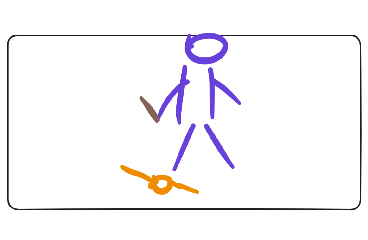

A level layout from a 2D game, rendered from its tile map. Below: a short description, then the map file with its tile-grid data intact:
An orthogonal 23x15 tile map with 16x16 px tiles, 3 tile layers (Back, Buildings, Front), 1 hidden layer not drawn.

<map version="1.10" tiledversion="1.11.2" orientation="orthogonal" renderorder="right-down" compressionlevel="0" width="23" height="15" tilewidth="16" tileheight="16" infinite="0" nextlayerid="9" nextobjectid="4">
 <tileset firstgid="1" name="z_Ollivander25_Hogwarts" tilewidth="16" tileheight="16" tilecount="345" columns="23">
  <image source="z_Ollivander25_Hogwarts.png" width="368" height="240" />
 </tileset>
 <layer id="1" name="Back" width="23" height="15">
  <data encoding="csv">
1,2,3,4,5,6,7,8,9,10,11,12,13,14,15,16,17,18,19,20,21,22,23,
24,25,26,27,28,29,30,31,32,33,34,35,36,37,38,39,40,41,42,43,44,45,46,
47,48,49,50,51,52,53,54,55,56,57,58,59,60,61,62,63,64,65,66,67,68,69,
70,71,72,73,74,75,76,77,78,79,80,81,82,83,84,85,86,87,88,89,90,91,92,
93,94,95,96,97,98,99,100,101,102,103,104,105,106,107,108,109,110,111,112,113,114,115,
116,117,118,119,120,121,122,123,124,125,126,127,128,129,130,131,132,133,134,135,136,137,138,
139,140,141,142,143,144,145,146,147,148,149,150,151,152,153,154,155,156,157,158,159,160,161,
162,163,164,165,166,167,168,169,170,171,172,173,174,175,176,177,178,179,180,181,182,183,184,
185,186,187,188,189,190,191,192,193,194,195,196,197,198,199,200,201,202,203,204,205,206,207,
208,209,210,211,212,213,214,215,216,217,218,219,220,221,222,223,224,225,226,227,228,229,230,
231,232,233,234,235,236,237,238,239,240,241,242,243,244,245,246,247,248,249,250,251,252,253,
254,255,256,257,258,259,260,261,262,263,264,265,266,267,268,269,270,271,272,273,274,275,276,
277,278,279,280,281,282,283,284,285,286,287,288,289,290,291,292,293,294,295,296,297,298,299,
300,301,302,303,304,305,306,307,308,309,310,311,312,313,314,315,316,317,318,319,320,321,322,
323,324,325,326,327,328,329,330,331,332,333,334,335,336,337,338,339,340,341,342,343,344,345
</data>
 </layer>
 <layer id="2" name="Buildings" width="23" height="15">
  <data encoding="csv">
0,0,0,0,0,0,0,0,0,0,0,0,0,0,0,0,0,0,0,0,0,0,0,
0,0,0,0,0,0,0,0,0,0,0,0,0,0,0,0,0,0,0,0,0,0,0,
0,0,0,0,0,0,0,0,0,0,0,0,0,0,0,0,0,0,0,0,0,0,0,
0,0,0,0,0,0,0,0,0,0,0,0,0,0,0,0,0,0,0,0,0,0,0,
0,0,0,0,0,0,0,0,0,0,0,0,0,0,0,0,0,0,0,0,0,0,0,
0,0,0,0,0,0,0,0,0,0,0,0,0,0,0,0,0,0,0,0,0,0,0,
0,0,0,0,0,0,0,0,0,0,0,0,0,0,0,0,0,0,0,0,0,0,0,
0,0,0,0,0,0,0,0,0,0,0,0,0,0,0,0,0,0,0,0,0,0,0,
0,0,0,0,0,0,0,0,0,0,0,0,0,0,0,0,0,0,0,0,0,0,0,
0,0,0,0,0,0,0,0,0,0,0,0,0,0,0,0,0,0,0,0,0,0,0,
0,0,0,0,0,0,0,0,0,0,0,0,0,0,0,0,0,0,0,0,0,0,0,
0,0,0,0,0,0,0,0,0,0,0,0,0,0,0,0,0,0,0,0,0,0,0,
0,0,0,0,0,0,0,0,0,0,0,0,0,0,0,0,0,0,0,0,0,0,0,
0,0,0,0,0,0,0,0,0,0,0,0,0,0,0,0,0,0,0,0,0,0,0,
0,0,0,0,0,0,0,0,0,0,0,0,0,0,0,0,0,0,0,0,0,0,0
</data>
 </layer>
 <layer id="7" name="Buildings1" width="23" height="15" visible="0">
  <data encoding="csv">
0,0,0,0,0,0,0,0,0,0,0,0,0,0,0,0,0,0,0,0,0,0,0,
0,0,0,0,0,0,0,0,0,0,0,0,0,0,0,0,0,0,0,0,0,0,0,
0,0,0,0,0,0,0,0,0,0,0,0,0,0,0,0,0,0,0,0,0,0,0,
0,0,0,0,0,0,0,0,0,0,0,0,0,0,0,0,0,0,0,0,0,0,0,
0,0,0,0,0,0,0,0,0,0,0,0,0,0,0,0,0,0,0,0,0,0,0,
0,0,0,0,0,0,0,0,0,0,0,0,0,0,0,0,0,0,0,0,0,0,0,
0,0,0,0,0,0,0,0,0,0,0,0,0,0,0,0,0,0,0,0,0,0,0,
0,0,0,0,0,0,0,0,0,0,0,0,0,0,0,0,0,0,0,0,0,0,0,
0,0,0,0,0,0,0,0,0,0,0,0,0,0,0,0,0,0,0,0,0,0,0,
0,0,0,0,0,0,0,0,0,0,0,0,0,0,0,0,0,0,0,0,0,0,0,
0,0,0,0,0,0,0,0,0,0,0,0,0,0,0,0,0,0,0,0,0,0,0,
0,0,0,0,0,0,0,0,0,0,0,0,0,0,0,0,0,0,0,0,0,0,0,
0,0,0,0,0,0,0,0,0,0,0,0,0,0,0,0,0,0,0,0,0,0,0,
0,0,0,0,0,0,0,0,0,0,0,0,0,0,0,0,0,0,0,0,0,0,0,
0,0,0,0,0,0,0,0,0,0,0,0,0,0,0,0,0,0,0,0,0,0,0
</data>
 </layer>
 <layer id="3" name="Front" width="23" height="15">
  <data encoding="csv">
0,0,0,0,0,0,0,0,0,0,0,0,0,0,0,0,0,0,0,0,0,0,0,
0,0,0,0,0,0,0,0,0,0,0,0,0,0,0,0,0,0,0,0,0,0,0,
0,0,0,0,0,0,0,0,0,0,0,0,0,0,0,0,0,0,0,0,0,0,0,
0,0,0,0,0,0,0,0,0,0,0,0,0,0,0,0,0,0,0,0,0,0,0,
0,0,0,0,0,0,0,0,0,0,0,0,0,0,0,0,0,0,0,0,0,0,0,
0,0,0,0,0,0,0,0,0,0,0,0,0,0,0,0,0,0,0,0,0,0,0,
0,0,0,0,0,0,0,0,0,0,0,0,0,0,0,0,0,0,0,0,0,0,0,
0,0,0,0,0,0,0,0,0,0,0,0,0,0,0,0,0,0,0,0,0,0,0,
0,0,0,0,0,0,0,0,0,0,0,0,0,0,0,0,0,0,0,0,0,0,0,
0,0,0,0,0,0,0,0,0,0,0,0,0,0,0,0,0,0,0,0,0,0,0,
0,0,0,0,0,0,0,0,0,0,0,0,0,0,0,0,0,0,0,0,0,0,0,
0,0,0,0,0,0,0,0,0,0,0,0,0,0,0,0,0,0,0,0,0,0,0,
0,0,0,0,0,0,0,0,0,0,0,0,0,0,0,0,0,0,0,0,0,0,0,
0,0,0,0,0,0,0,0,0,0,0,0,0,0,0,0,0,0,0,0,0,0,0,
0,0,0,0,0,0,0,0,0,0,0,0,0,0,0,0,0,0,0,0,0,0,0
</data>
 </layer>
 <objectgroup id="4" name="Back" />
 <objectgroup id="5" name="Buildings" />
 <objectgroup id="8" name="Buildings1" />
 <objectgroup id="6" name="Front" />
</map>
